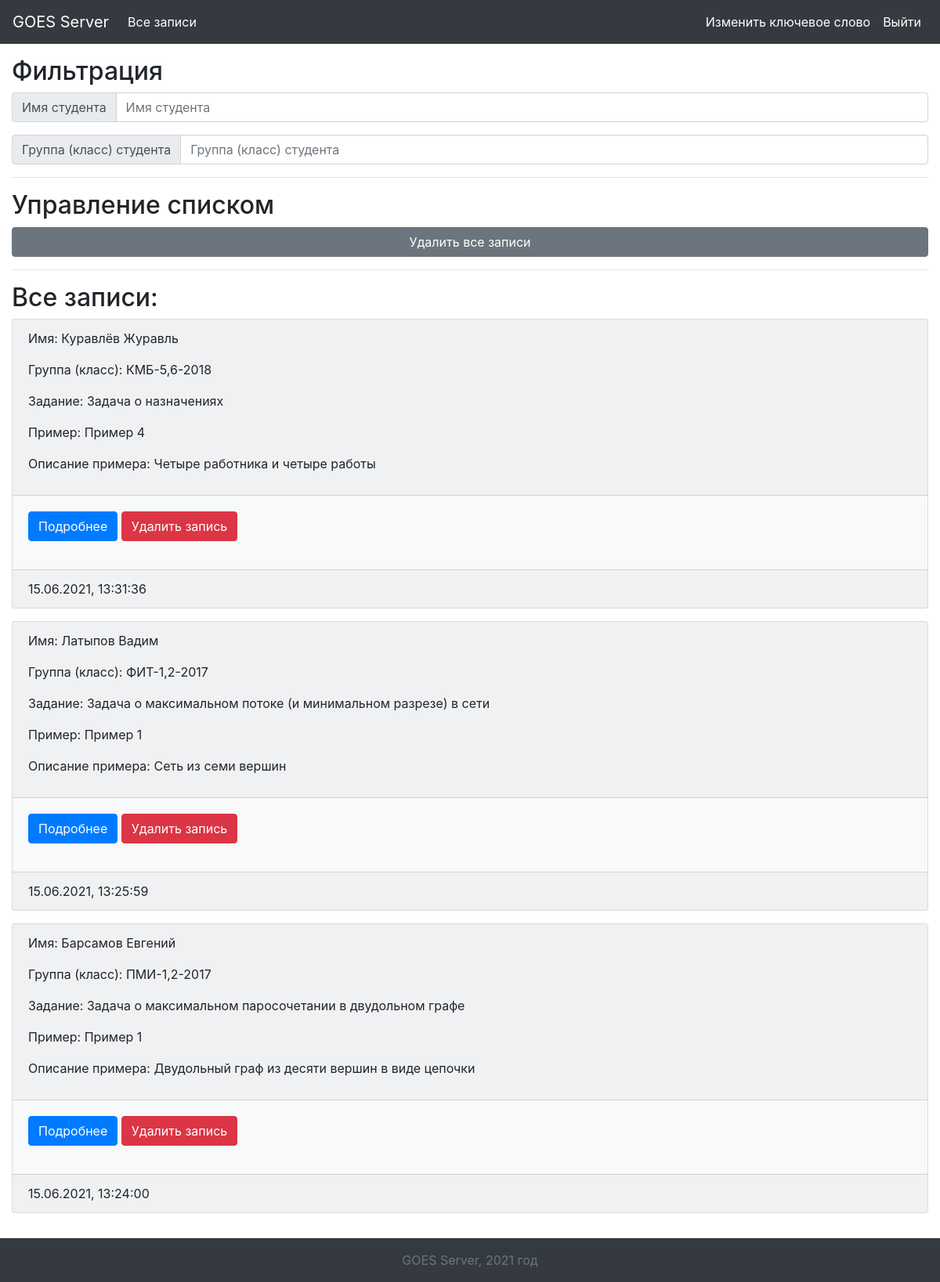
Screenshot of /stats (signed in) with the database file from the repository.
### tables this page shows
CREATE TABLE "statistics"
(
	record_id INTEGER PRIMARY KEY,
	student_name TEXT NOT NULL,
	student_group TEXT NOT NULL,
	problem_name TEXT NOT NULL,
	example_name TEXT NOT NULL,
	example_description TEXT NOT NULL,
	statistics_body TEXT NOT NULL,
	total_errors_count INTEGER NOT NULL,
	necessary_errors_count INTEGER NOT NULL,
	mark INTEGER NOT NULL,
	record_time	TIMESTAMP NOT NULL
);

### app/routes.py (the view)
@app.route('/')
@app.route('/stats')
def showStats():
    if 'sessionFlag' not in session:
        return redirect(url_for('login'))
    stats, error = storage.getAllStatistics()
    if error:
        abort(503)  # сервис недоступен
    return render_template('statlist.html', title='Все записи', stats=stats, authorized=True)

### app/storage.py (called while the page is built)
def __selectQuery(sql, params):
    global g_databasePath
    res = None
    error = None
    try:
        conn = sqlite3.connect(g_databasePath, check_same_thread=False)
        cursor = conn.cursor()
        cursor.execute(sql, params)
        res = cursor.fetchall()
    except Exception as e:
        error = str(e)
    finally:
        if conn:
            conn.close()
    return res, error

def getAllStatistics():
    stats = None
    error = None
    sql = '\
        SELECT\
            record_id, student_name, student_group,\
            problem_name, example_name, example_description,\
            statistics_body, total_errors_count, necessary_errors_count,\
            mark, record_time\
        FROM "statistics"\
        ORDER BY record_time DESC'
    queryRes, error = __selectQuery(sql, tuple())
    if queryRes is not None:
        stats = []
        for row in queryRes:
            stats.append(Statistics(int(row[0]), row[1], row[2], row[3], row[4],
            row[5], row[6], int(row[7]), int(row[8]), int(row[9]),
            datetime.datetime.strptime(row[10], '%Y-%m-%d %H:%M:%S.%f')))
    return stats, error

### app/templates/statlist.html (shortened to what this page needs)
{% extends "base.html" %}
{% block content %}
<div id="stats-list-wrapper">
    <div>
        <h2>Фильтрация</h2>
        <div class="input-group mb-3">
            <div class="input-group-prepend">
              <span class="input-group-text" id="studentname-filter-label">Имя студента</span>
            </div>
            <input
              type="text"
              class="form-control"
              placeholder="Имя студента"
              aria-label="Имя студента"
              aria-describedby="studentname-filter-label"
              id="studentname-filter-input"/>
        </div>
        <div class="input-group mb-3">
            <div class="input-group-prepend">
              <span class="input-group-text" id="studentgroup-filter-label">Группа (класс) студента</span>
            </div>
            <input
              type="text"
              class="form-control"
              placeholder="Группа (класс) студента"
              aria-label="Группа (класс) студента"
              aria-describedby="studentgroup-filter-label"
              id="studentgroup-filter-input"/>
        </div>
        <hr/>
        <h2>Управление списком</h2>
        <div class="d-grid gap-2">
            <button class="btn btn-secondary btn-block" type="button" id="delete-all-button">Удалить все записи</button>
          </div>
    </div>
    <hr/>
    <h2>Все записи:</h2>
    <ul id="stats-list" class="list-group">
        {% if not stats %} Нет записей
        {% else %}
        {% for stat in stats %}
        <li class="card bg-light mb-3" data-stat-id="{{ stat.record_id }}">
            <div class="card-header">
                <p id="studentname-{{ stat.record_id }}">Имя: {{ stat.student_name }}</p>
                <p id="studentgroup-{{ stat.record_id }}">Группа (класс): {{ stat.student_group }}</p>
                <p>Задание: {{ stat.problem_name }}</p>
                <p>Пример: {{ stat.example_name }}</p>
                <p>Описание примера: {{ stat.example_description }}</p>
            </div>
            <div class="card-body">
                <p>
                    <button class="btn btn-primary" type="button" data-toggle="collapse" data-target="#collapse-statbody-{{ stat.record_id }}" aria-expanded="false" aria-controls="collapse-statbody-{{ stat.record_id }}">
                        Подробнее
                    </button>
                    <button class="btn btn-danger" onclick="deleteStat('{{ stat.record_id }}')">Удалить запись</button>
                </p>
            </div>
            <div class="card-footer">{{ stat.record_time.strftime('%d.%m.%Y, %H:%M:%S') }}</div>
        </li>
        {% endfor %}
        {% endif %}
    </ul>
    {% endblock %}

### app/templates/base.html (shortened to what this page needs)
<!doctype html>
<html lang="ru">
    <head>
        <link rel="stylesheet" href="https://cdn.jsdelivr.net/npm/bootstrap@4.5.3/dist/css/bootstrap.min.css">
        <link rel="stylesheet" href="{{ url_for('static', filename='css/base.css') }}">
    </head>
    <body class="d-flex flex-column">
        <header class="mb-3">
            <nav class="navbar navbar-expand navbar-dark bg-dark">
                <div class="container-fluid">
                    <a class="navbar-brand" href="#">GOES Server</a>
                    <ul class="navbar-nav mr-auto">
                        {% if authorized %}
                        <li class="nav-item active">
                            <a class="nav-link" href="/stats">Все записи<span class="sr-only">(current)</span></a>
                        </li>
                        {% endif %}
                    </ul>
                    <ul class="navbar-nav ms-md-auto">
                        <li class="nav-item active">
                            <a class="nav-link" href="/keywordupdate">Изменить ключевое слово<span class="sr-only">(current)</span></a>
                        </li>
                        {% if authorized %}
                        <li class="nav-item active">
                            <a class="nav-link" href="/logout">Выйти<span class="sr-only">(current)</span></a>
                        </li>
                        {% else %}
                        <li class="nav-item active">
                            <a class="nav-link" href="/login">Войти<span class="sr-only">(current)</span></a>
                        </li>
                        {% endif %}
                    </ul>
                </div>
            </nav>
        </header>
        <main class="container-fluid flex-grow-1 flex-shrink-0">
            {% block content %}{% endblock %}
        </main>
        <footer class="footer-dark bg-dark mt-3">
            <div class="container">
                <span class="text-muted">GOES Server, 2021 год</span>
            </div>
        </footer>
    </body>
</html>

### app/static/css/base.css (style rules this page uses)
html, body { height: 100%; }
footer { padding: 1rem; width: 100%; text-align: center; }

### rows the page displays
statistics: student_name "Куравлёв Журавль", student_group "КМБ-5,6-2018", problem_name "Задача о назначениях", example_name "Пример 4", example_description "Четыре работника и четыре работы", record_time "15.06.2021, 13:31:36"
statistics: student_name "Латыпов Вадим", student_group "ФИТ-1,2-2017", problem_name "Задача о максимальном потоке (и минимальном разрезе) в сети", example_name "Пример 1", example_description "Сеть из семи вершин", record_time "15.06.2021, 13:25:59"
statistics: student_name "Барсамов Евгений", student_group "ПМИ-1,2-2017", problem_name "Задача о максимальном паросочетании в двудольном графе", example_name "Пример 1", example_description "Двудольный граф из десяти вершин в виде цепочки", record_time "15.06.2021, 13:24:00"
